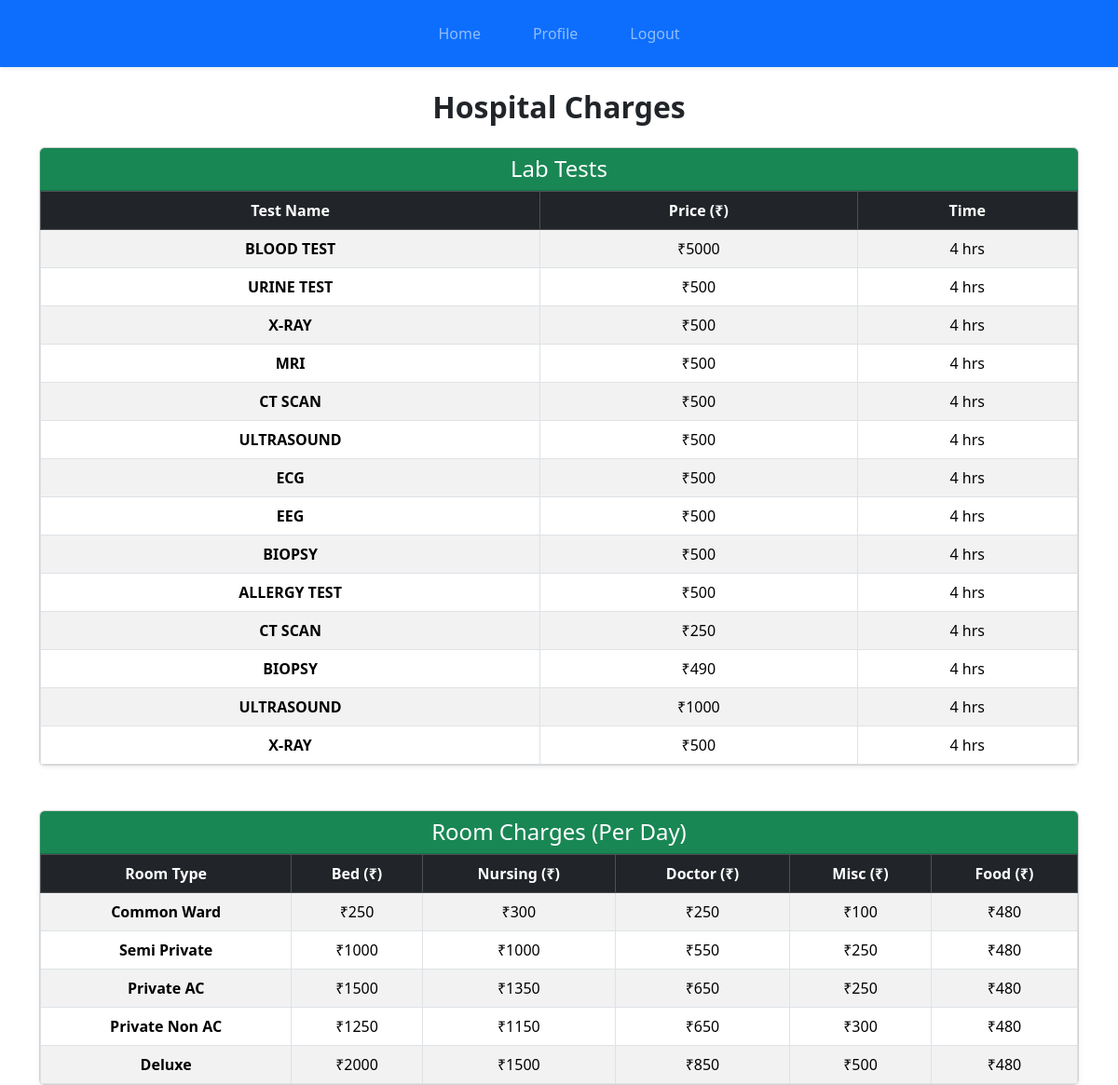
Screenshot of /payment/hospital-charges/ (signed in) with the database file from the repository.
### labreports/models.py (models this page shows, shortened)
class Lab_test(models.Model):
    All_lab_tests = [
        ("BLOOD TEST", "Blood Test"),
        ("URINE TEST", "Urine Test"),
        ("X-RAY", "X-Ray"),
        ("MRI", "MRI"),
        ("CT SCAN", "CT Scan"),
        ("ULTRASOUND", "Ultrasound"),
        ("ECG", "ECG"),
        ("EEG", "EEG"),
        ("BIOPSY", "Biopsy"),
        ("ALLERGY TEST", "Allergy Test"),
    ]
    test_result=[
        ('pending','Pending'),
        ('ongoing','Ongoing'),
        ('completed','Completed')
    ]
    test_range = [
        ('nil','Nil'),
        ('positive','Positive'),
        ('negative','Negative'),
        ('normal','Normal'),
        ('abnormal','Abnormal')
    ]
    reffered_by = models.ForeignKey(Alldoctors,on_delete=models.CASCADE)
    patient_name = models.ForeignKey(UserDetails,on_delete=models.CASCADE)
    lab_test = models.CharField(max_length=100, choices=All_lab_tests)
    lab_results = models.CharField(max_length=500, choices=test_result,default='ongoing')
    created_at = models.DateTimeField(auto_now_add=True)
    result_range = models.CharField(max_length=100, choices=test_range,default='Nil')
    result_description = models.TextField(max_length=500)
    test_cost = models.IntegerField(default=500)
    test_duration = models.CharField(max_length=50, default="4 hrs")

### payment/views.py (the view)
# urls.py: path('hospital-charges/', views.hospital_charges, name='hospital_charges'),
@login_required(login_url="login")
def hospital_charges(request):
    room_data = {
        'COMMON': {'bed': 250, 'nursing': 300, 'doctor': 250, 'misc': 100},
        'SEMI': {'bed': 1000, 'nursing': 1000, 'doctor': 550, 'misc': 250},
        'PRIVATE_AC': {'bed': 1500, 'nursing': 1350, 'doctor': 650, 'misc': 250},
        'PRIVATE_NON_AC': {'bed': 1250, 'nursing': 1150, 'doctor': 650, 'misc': 300},
        'DELUX': {'bed': 2000, 'nursing': 1500, 'doctor': 850, 'misc': 500},
    }
    tests = Lab_test.objects.all()
    return render(request, 'payment/hospital_charges.html', {
        'room_data': room_data,
        'tests': tests,
        'food_charge': 480
    })

### labreports/context_processors.py (called while the page is built)
def labtech_context(request):
    if request.user.is_authenticated:
        labtech = getattr(request.user, 'lab_report', None)
    else:
        labtech = None
    return {'labtech': labtech}

### templates/payment/hospital_charges.html
{% extends 'base.html' %}
{% block content %}
<div class="container mt-4">
    <div class="text-center mb-4">
        <h2 class="fw-bold">Hospital Charges</h2>
    </div>
    <div class="card shadow-sm mb-5">
        <div class="card-header bg-success text-white text-center">
            <h4 class="mb-0">Lab Tests</h4>
        </div>
        <div class="card-body p-0">
            <div class="table-responsive">
                <table class="table table-bordered table-striped text-center mb-0">
                    <thead class="table-dark">
                        <tr>
                            <th>Test Name</th>
                            <th>Price (₹)</th>
                            <th>Time</th>
                        </tr>
                    </thead>
                    <tbody>
                        {% for test in tests %}
                        <tr>
                            <td class="fw-semibold">{{ test.lab_test }}</td>
                            <td>₹{{ test.test_cost }}</td>
                            <td>{{ test.test_duration }}</td>
                        </tr>
                        {% empty %}
                        <tr>
                            <td colspan="3">No lab tests available</td>
                        </tr>
                        {% endfor %}
                    </tbody>
                </table>
            </div>
        </div>
    </div>
    <div class="card shadow-sm">
        <div class="card-header bg-success text-white text-center">
            <h4 class="mb-0">Room Charges (Per Day)</h4>
        </div>
        <div class="card-body p-0">
            <div class="table-responsive">
                <table class="table table-bordered table-striped text-center mb-0">
                    <thead class="table-dark">
                        <tr>
                            <th>Room Type</th>
                            <th>Bed (₹)</th>
                            <th>Nursing (₹)</th>
                            <th>Doctor (₹)</th>
                            <th>Misc (₹)</th>
                            <th>Food (₹)</th>
                        </tr>
                    </thead>
                    <tbody>
                        {% for room, data in room_data.items %}
                        <tr>
                            <td class="fw-semibold">
                                {% if room == "COMMON" %}Common Ward
                                {% elif room == "SEMI" %}Semi Private
                                {% elif room == "PRIVATE_AC" %}Private AC
                                {% elif room == "PRIVATE_NON_AC" %}Private Non AC
                                {% elif room == "DELUX" %}Deluxe
                                {% endif %}
                            </td>
                            <td>₹{{ data.bed }}</td>
                            <td>₹{{ data.nursing }}</td>
                            <td>₹{{ data.doctor }}</td>
                            <td>₹{{ data.misc }}</td>
                            <td>₹{{ food_charge }}</td>
                        </tr>
                        {% endfor %}
                    </tbody>
                </table>
            </div>
        </div>
    </div>
</div>
{% endblock %}

### rows the page displays
Lab_test: lab_test "BLOOD TEST", test_cost "5000", test_duration "4 hrs"
Lab_test: lab_test "URINE TEST", test_cost "500", test_duration "4 hrs"
Lab_test: lab_test "X-RAY", test_cost "500", test_duration "4 hrs"
Lab_test: lab_test "MRI", test_cost "500", test_duration "4 hrs"
Lab_test: lab_test "CT SCAN", test_cost "500", test_duration "4 hrs"
Lab_test: lab_test "ULTRASOUND", test_cost "500", test_duration "4 hrs"
Lab_test: lab_test "ECG", test_cost "500", test_duration "4 hrs"
Lab_test: lab_test "EEG", test_cost "500", test_duration "4 hrs"
Lab_test: lab_test "BIOPSY", test_cost "500", test_duration "4 hrs"
Lab_test: lab_test "ALLERGY TEST", test_cost "500", test_duration "4 hrs"
Lab_test: lab_test "CT SCAN", test_cost "250", test_duration "4 hrs"
Lab_test: lab_test "BIOPSY", test_cost "490", test_duration "4 hrs"
Lab_test: lab_test "ULTRASOUND", test_cost "1000", test_duration "4 hrs"
Lab_test: lab_test "X-RAY", test_cost "500", test_duration "4 hrs"

### other values shown
{{ data.bed }} "250" "1000" "1500" "1250" "2000"
{{ data.nursing }} "300" "1000" "1350" "1150" "1500"
{{ data.doctor }} "250" "550" "650" "650" "850"
{{ data.misc }} "100" "250" "250" "300" "500"
{{ food_charge }} "480" "480" "480" "480" "480"
